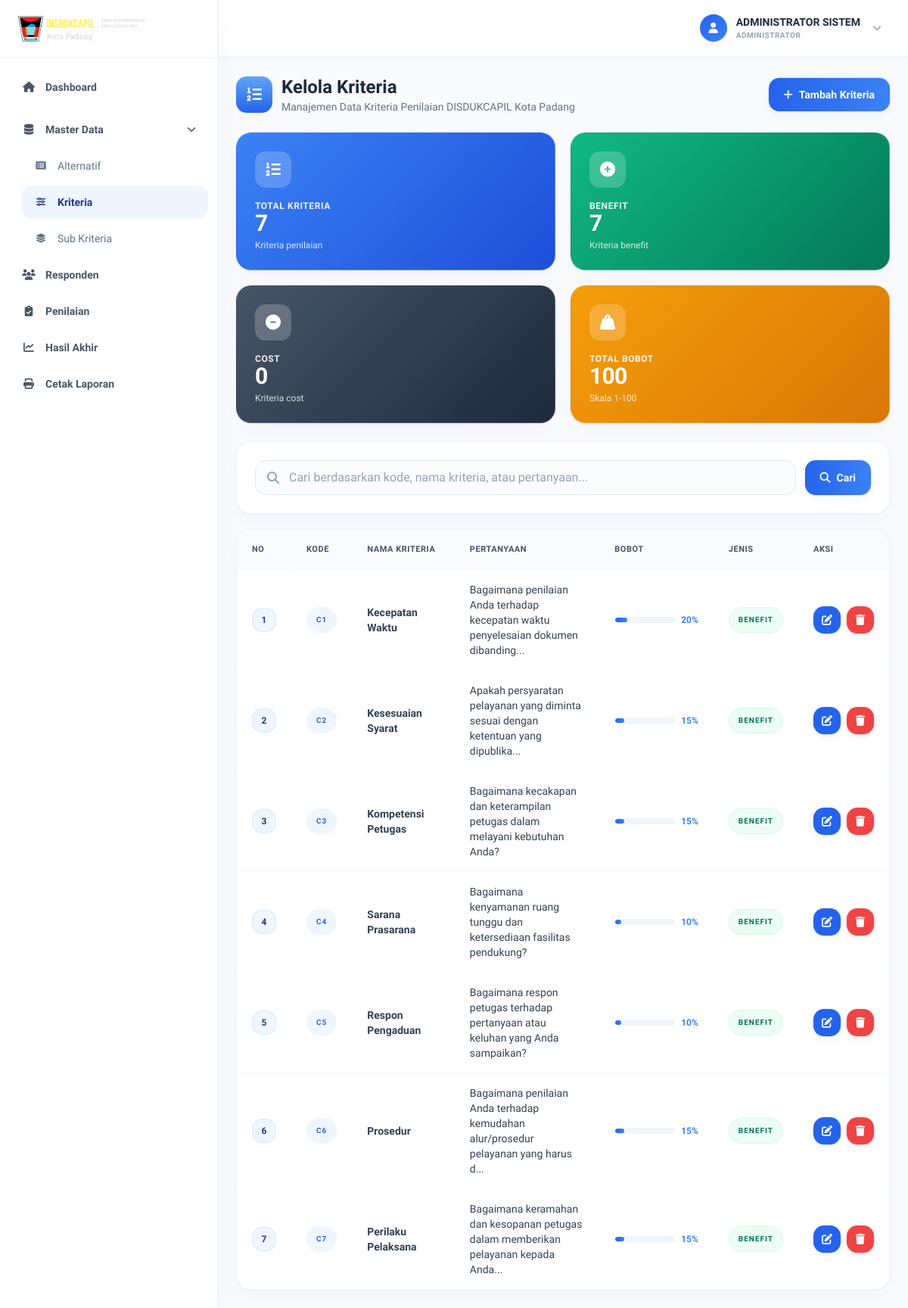
/index.php?controller=kriteria&action=index (signed in), run on the app's committed database.
### tables this page shows
CREATE TABLE `kriteria` (
  `id_kriteria` int NOT NULL,
  `kode_kriteria` varchar(10) NOT NULL,
  `nama_kriteria` varchar(100) NOT NULL,
  `pertanyaan` text NOT NULL,
  `bobot` int NOT NULL,
  `jenis` enum('benefit','cost') DEFAULT 'benefit',
  `created_at` timestamp NULL DEFAULT CURRENT_TIMESTAMP
);

### controllers/KriteriaController.php (called while the page is built, shortened)
<?php
require_once 'models/KriteriaModel.php';
class KriteriaController
{
    private $kriteriaModel;
    public function __construct($connection)
    {
        $this->kriteriaModel = new KriteriaModel($connection);
    }
    public function index()
    {
        $keyword = isset($_GET['keyword']) ? trim($_GET['keyword']) : '';
        if (!empty($keyword)) {
            $kriterias = $this->kriteriaModel->search($keyword);
        } else {
            $kriterias = $this->kriteriaModel->getAll();
        }
        $data = [
            'title' => 'Kelola Kriteria - DISDUKCAPIL Kota Padang',
            'page_title' => 'Kelola Kriteria',
            'kriterias' => $kriterias,
            'keyword' => $keyword,
            'total' => $this->kriteriaModel->getTotal(),
            'total_bobot' => $this->kriteriaModel->getTotalBobot(),
            'benefit_count' => $this->kriteriaModel->getBenefitCount(),
            'cost_count' => $this->kriteriaModel->getCostCount(),
            'user' => [
                'nama_lengkap' => $_SESSION['nama_lengkap'] ?? 'Admin',
                'username' => $_SESSION['username'] ?? '',
                'role' => $_SESSION['role'] ?? 'admin'
            ]
        ];
        require_once 'views/kriteria/index.php';
    }
}
?>

### models/KriteriaModel.php (called while the page is built, shortened)
<?php
class KriteriaModel
{
    private $conn;
    private $table = 'kriteria';
    public function __construct($connection)
    {
        $this->conn = $connection;
    }
    public function getAll()
    {
        try {
            $query = "SELECT * FROM " . $this->table . " ORDER BY kode_kriteria ASC";
            $stmt = $this->conn->prepare($query);
            $stmt->execute();
            return $stmt->fetchAll(PDO::FETCH_ASSOC);
        } catch (PDOException $e) {
            error_log("Get all kriteria error: " . $e->getMessage());
            return false;
        }
    }
    public function getTotal()
    {
        try {
            $query = "SELECT COUNT(*) as total FROM " . $this->table;
            $stmt = $this->conn->prepare($query);
            $stmt->execute();
            $result = $stmt->fetch(PDO::FETCH_ASSOC);
            return $result['total'];
        } catch (PDOException $e) {
            error_log("Get total kriteria error: " . $e->getMessage());
            return 0;
        }
    }
    public function getTotalBobot()
    {
        try {
            $query = "SELECT SUM(bobot) as total_bobot FROM " . $this->table;
            $stmt = $this->conn->prepare($query);
            $stmt->execute();
            $result = $stmt->fetch(PDO::FETCH_ASSOC);
            return $result['total_bobot'] ?? 0;
        } catch (PDOException $e) {
            error_log("Get total bobot error: " . $e->getMessage());
            return 0;
        }
    }
    public function getBenefitCount()
    {
        try {
            $query = "SELECT COUNT(*) as count FROM " . $this->table . " WHERE jenis = 'benefit'";
            $stmt = $this->conn->prepare($query);
            $stmt->execute();
            $result = $stmt->fetch(PDO::FETCH_ASSOC);
            return $result['count'];
        } catch (PDOException $e) {
            error_log("Get benefit count error: " . $e->getMessage());
            return 0;
        }
    }
    public function getCostCount()
    {
        try {
            $query = "SELECT COUNT(*) as count FROM " . $this->table . " WHERE jenis = 'cost'";
            $stmt = $this->conn->prepare($query);
            $stmt->execute();
            $result = $stmt->fetch(PDO::FETCH_ASSOC);
            return $result['count'];
        } catch (PDOException $e) {
            error_log("Get cost count error: " . $e->getMessage());
            return 0;
        }
    }
}
?>

### views/kriteria/index.php (the view, shortened to what this page needs)
<?php include('template/layout_admin_head.php'); ?>
<?php include('template/layout_admin_chrome.php'); ?>
<div class="flex items-center justify-between flex-wrap gap-4 mb-6">
  <div class="flex items-center gap-3">
    <div class="flex h-12 w-12 items-center justify-center rounded-gov bg-gradient-to-b from-gov-blue-600 to-gov-blue-800 text-white text-xl shadow-soft-raised-sm">
      <i class="fas fa-list-ol"></i>
    </div>
    <div>
      <h1 class="text-2xl font-bold text-slate-800">Kelola Kriteria</h1>
      <p class="text-slate-500 text-sm">Manajemen Data Kriteria Penilaian DISDUKCAPIL Kota Padang</p>
    </div>
  </div>
  <a href="index.php?controller=kriteria&action=create" class="btn-gov-primary"><i class="fas fa-plus"></i> Tambah Kriteria</a>
</div>
<div class="grid grid-cols-1 sm:grid-cols-2 xl:grid-cols-4 gap-5 mb-6">
  <div class="card-gov-stat card-gov-stat-blue">
    <div class="card-gov-stat-icon"><i class="fas fa-list-ol"></i></div>
    <p class="card-gov-stat-label">Total Kriteria</p>
    <p class="card-gov-stat-value"><?= $data['total'] ?? 0 ?></p>
    <p class="card-gov-stat-sub">Kriteria penilaian</p>
  </div>
  <div class="card-gov-stat card-gov-stat-green">
    <div class="card-gov-stat-icon"><i class="fas fa-plus-circle"></i></div>
    <p class="card-gov-stat-label">Benefit</p>
    <p class="card-gov-stat-value"><?= $data['benefit_count'] ?? 0 ?></p>
    <p class="card-gov-stat-sub">Kriteria benefit</p>
  </div>
  <div class="card-gov-stat" style="--stat-c1:#475569; --stat-c2:#1e293b;">
    <div class="card-gov-stat-icon"><i class="fas fa-minus-circle"></i></div>
    <p class="card-gov-stat-label">Cost</p>
    <p class="card-gov-stat-value"><?= $data['cost_count'] ?? 0 ?></p>
    <p class="card-gov-stat-sub">Kriteria cost</p>
  </div>
  <div class="card-gov-stat card-gov-stat-gold">
    <div class="card-gov-stat-icon"><i class="fas fa-weight-hanging"></i></div>
    <p class="card-gov-stat-label">Total Bobot</p>
    <p class="card-gov-stat-value"><?= $data['total_bobot'] ?? 0 ?></p>
    <p class="card-gov-stat-sub">Skala 1-100</p>
  </div>
</div>
<div class="search-gov-wrap">
  <form method="GET" action="index.php?controller=kriteria&action=index" class="flex flex-col sm:flex-row gap-3 w-full">
    <div class="relative flex-1">
      <i class="fas fa-search absolute left-4 top-1/2 -translate-y-1/2 text-slate-400"></i>
      <input type="text" name="keyword" class="input-gov !pl-11" placeholder="Cari berdasarkan kode, nama kriteria, atau pertanyaan..." value="<?= htmlspecialchars($data['keyword'] ?? '') ?>">
    </div>
    <button type="submit" class="btn-gov-primary"><i class="fas fa-search"></i> Cari</button>
  </form>
</div>
<div class="table-gov-wrap">
  <div class="table-gov-scroll">
    <table class="table-gov">
      <thead><tr><th>No</th><th>Kode</th><th>Nama Kriteria</th><th>Pertanyaan</th><th>Bobot</th><th>Jenis</th><th>Aksi</th></tr></thead>
      <tbody>
        <?php if (!empty($data['kriterias'])): ?>
          <?php $no = 1; foreach ($data['kriterias'] as $kriteria): ?>
            <tr>
              <td><span class="row-number-gov"><?= $no++ ?></span></td>
              <td><span class="badge-gov-primary"><?= htmlspecialchars($kriteria['kode_kriteria']) ?></span></td>
              <td class="font-semibold text-slate-800"><?= htmlspecialchars($kriteria['nama_kriteria']) ?></td>
              <td class="text-slate-500 text-sm">
                <?= htmlspecialchars(substr($kriteria['pertanyaan'], 0, 80)) ?><?= strlen($kriteria['pertanyaan']) > 80 ? '...' : '' ?>
              </td>
              <td>
                <div class="flex items-center gap-2">
                  <div class="bar-gov-track w-20"><div class="bar-gov-fill" style="width: <?= $kriteria['bobot'] ?>%"></div></div>
                  <span class="text-xs font-semibold text-gov-blue-700"><?= $kriteria['bobot'] ?>%</span>
                </div>
              </td>
              <td><span class="badge-gov-<?= $kriteria['jenis'] == 'benefit' ? 'success' : 'info' ?>"><?= ucfirst($kriteria['jenis']) ?></span></td>
              <td>
                <div class="flex gap-2">
                  <a href="index.php?controller=kriteria&action=edit&id=<?= $kriteria['id_kriteria'] ?>" class="btn-gov-icon-edit" title="Edit"><i class="fas fa-edit"></i></a>
                  <button onclick="govConfirmDelete('index.php?controller=kriteria&action=delete&id=<?= $kriteria['id_kriteria'] ?>', {text:'Kriteria ini akan dihapus secara permanen!'})" class="btn-gov-icon-delete" title="Hapus"><i class="fas fa-trash"></i></button>
                </div>
              </td>
            </tr>
          <?php endforeach; ?>
        <?php endif; ?>
      </tbody>
    </table>
  </div>
</div>
<?php include('template/layout_admin_foot.php'); ?>

### data on the page
kriteria: kode_kriteria "C1", nama_kriteria "Kecepatan Waktu", pertanyaan "Bagaimana penilaian Anda terhadap kecepatan waktu penyelesaian dokumen dibanding", bobot "20", jenis "BENEFIT"
kriteria: kode_kriteria "C2", nama_kriteria "Kesesuaian Syarat", pertanyaan "Apakah persyaratan pelayanan yang diminta sesuai dengan ketentuan yang dipublika", bobot "15", jenis "BENEFIT"
kriteria: kode_kriteria "C3", nama_kriteria "Kompetensi Petugas", pertanyaan "Bagaimana kecakapan dan keterampilan petugas dalam melayani kebutuhan Anda?", bobot "15", jenis "BENEFIT"
kriteria: kode_kriteria "C4", nama_kriteria "Sarana Prasarana", pertanyaan "Bagaimana kenyamanan ruang tunggu dan ketersediaan fasilitas pendukung?", bobot "10", jenis "BENEFIT"
kriteria: kode_kriteria "C5", nama_kriteria "Respon Pengaduan", pertanyaan "Bagaimana respon petugas terhadap pertanyaan atau keluhan yang Anda sampaikan?", bobot "10", jenis "BENEFIT"
kriteria: kode_kriteria "C6", nama_kriteria "Prosedur", pertanyaan "Bagaimana penilaian Anda terhadap kemudahan alur/prosedur pelayanan yang harus d", bobot "15", jenis "BENEFIT"
kriteria: kode_kriteria "C7", nama_kriteria "Perilaku Pelaksana", pertanyaan "Bagaimana keramahan dan kesopanan petugas dalam memberikan pelayanan kepada Anda", bobot "15", jenis "BENEFIT"

### other printed values
$nama "ADMINISTRATOR SISTEM"
$roleDisplay "ADMINISTRATOR"
$data['total'] "7"
$data['benefit_count'] "7"
$data['cost_count'] "0"
$data['total_bobot'] "100"
